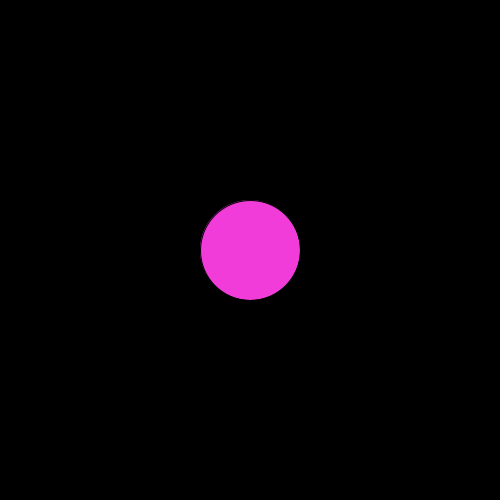
Frame 1 (no input)
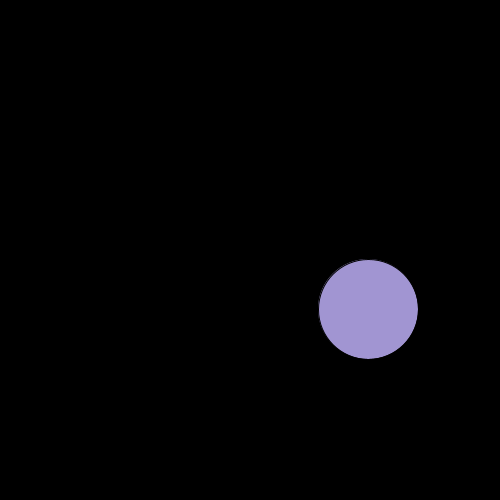
Frame 60 (the mouse pressed at the canvas centre just before this capture)
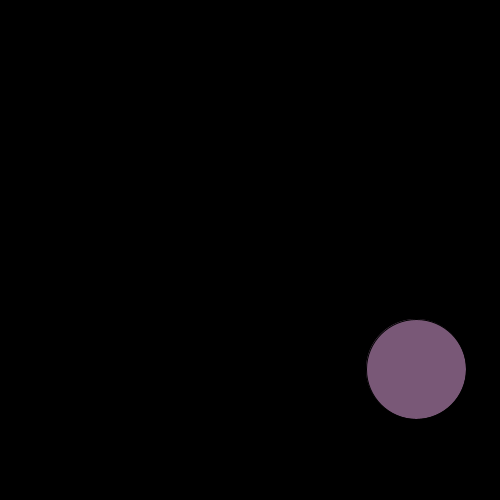
Frame 120 (the mouse held since frame 60 and released just before this capture)

The Processing sketch that drew these frames (run headless with seeded random() and noise(); from frame 60 on, the mouse is pressed at the canvas centre):

// Processing sketch: bouncing_balls
// ── bouncing_balls.pde
float x, y;
int size=100;
float xSpeed, ySpeed;

void setup() {
  size(500,500);
  xSpeed = int(random(1,4));
  ySpeed = int(random(1,4)); 
  x = width/2;
  y = height/2; 
}

void draw() {
  background(0);
  if(xSpeed ==ySpeed) {
    xSpeed = int(random(1,9));
    ySpeed = int(random(1,7)); 
  }
  fill(color(random(0,255), random(0,255), random(0,255))); 
  ellipse(x, y, size, size);
  if(x>(width-size/2) || x<size/2){
    xSpeed = xSpeed *-1;
  }
  if(y>(height-size/2) || y<size/2){
   ySpeed = ySpeed *-1;
  }
  x= x+xSpeed;
  y= y+ySpeed;
  
}
